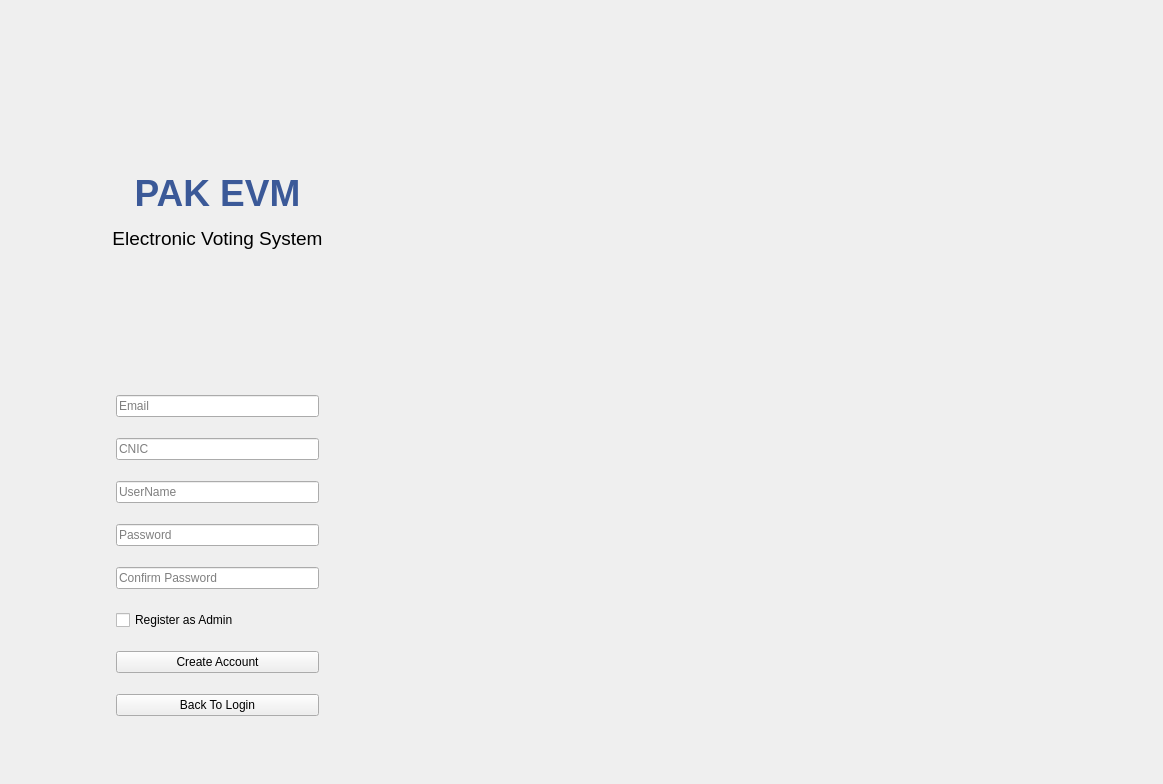
<?xml version="1.0" encoding="UTF-8"?>
<ui version="4.0">
 <class>SignupPage</class>
 <widget class="QWidget" name="SignupPage">
  <property name="geometry">
   <rect>
    <x>0</x>
    <y>0</y>
    <width>1163</width>
    <height>784</height>
   </rect>
  </property>
  <property name="windowTitle">
   <string>Form</string>
  </property>
  <layout class="QHBoxLayout" name="horizontalLayout_2">
   <item>
    <widget class="QFrame" name="leftSignupFrame">
     <property name="sizePolicy">
      <sizepolicy hsizetype="Preferred" vsizetype="Preferred">
       <horstretch>4</horstretch>
       <verstretch>0</verstretch>
      </sizepolicy>
     </property>
     <property name="frameShape">
      <enum>QFrame::Shape::NoFrame</enum>
     </property>
     <layout class="QGridLayout" name="gridLayout_2">
      <property name="topMargin">
       <number>50</number>
      </property>
      <property name="verticalSpacing">
       <number>8</number>
      </property>
      <item row="3" column="2">
       <spacer name="horizontalSpacer_4">
        <property name="orientation">
         <enum>Qt::Orientation::Horizontal</enum>
        </property>
        <property name="sizeType">
         <enum>QSizePolicy::Policy::Preferred</enum>
        </property>
        <property name="sizeHint" stdset="0">
         <size>
          <width>80</width>
          <height>20</height>
         </size>
        </property>
       </spacer>
      </item>
      <item row="3" column="1">
       <widget class="QFrame" name="frame_2">
        <property name="sizePolicy">
         <sizepolicy hsizetype="Expanding" vsizetype="Preferred">
          <horstretch>0</horstretch>
          <verstretch>0</verstretch>
         </sizepolicy>
        </property>
        <property name="frameShape">
         <enum>QFrame::Shape::NoFrame</enum>
        </property>
        <layout class="QGridLayout" name="gridLayout_3">
         <property name="leftMargin">
          <number>10</number>
         </property>
         <property name="topMargin">
          <number>10</number>
         </property>
         <property name="rightMargin">
          <number>10</number>
         </property>
         <property name="bottomMargin">
          <number>5</number>
         </property>
         <property name="verticalSpacing">
          <number>5</number>
         </property>
         <item row="3" column="0">
          <widget class="QLineEdit" name="newPasswordInput">
           <property name="echoMode">
            <enum>QLineEdit::EchoMode::Password</enum>
           </property>
           <property name="placeholderText">
            <string>Password</string>
           </property>
          </widget>
         </item>
         <item row="1" column="0">
          <widget class="QLineEdit" name="cnicInput">
           <property name="placeholderText">
            <string>CNIC</string>
           </property>
          </widget>
         </item>
         <item row="4" column="0">
          <widget class="QLineEdit" name="confirmPasswordInput">
           <property name="echoMode">
            <enum>QLineEdit::EchoMode::PasswordEchoOnEdit</enum>
           </property>
           <property name="placeholderText">
            <string>Confirm Password</string>
           </property>
          </widget>
         </item>
         <item row="7" column="0">
          <widget class="QPushButton" name="signupSubmitBtn">
           <property name="text">
            <string>Create Account</string>
           </property>
          </widget>
         </item>
         <item row="8" column="0">
          <widget class="QPushButton" name="goToLoginBtn">
           <property name="text">
            <string>Back To Login</string>
           </property>
          </widget>
         </item>
         <item row="2" column="0">
          <widget class="QLineEdit" name="newUsernameInput">
           <property name="text">
            <string/>
           </property>
           <property name="placeholderText">
            <string>UserName</string>
           </property>
          </widget>
         </item>
         <item row="0" column="0">
          <widget class="QLineEdit" name="emailInput">
           <property name="sizePolicy">
            <sizepolicy hsizetype="Expanding" vsizetype="Fixed">
             <horstretch>0</horstretch>
             <verstretch>0</verstretch>
            </sizepolicy>
           </property>
           <property name="text">
            <string/>
           </property>
           <property name="placeholderText">
            <string>Email</string>
           </property>
          </widget>
         </item>
         <item row="5" column="0">
          <widget class="QCheckBox" name="adminCheckBox">
           <property name="text">
            <string>Register as Admin</string>
           </property>
          </widget>
         </item>
        </layout>
       </widget>
      </item>
      <item row="4" column="1">
       <spacer name="verticalSpacer_6">
        <property name="orientation">
         <enum>Qt::Orientation::Vertical</enum>
        </property>
        <property name="sizeType">
         <enum>QSizePolicy::Policy::Fixed</enum>
        </property>
        <property name="sizeHint" stdset="0">
         <size>
          <width>20</width>
          <height>20</height>
         </size>
        </property>
       </spacer>
      </item>
      <item row="2" column="1">
       <spacer name="verticalSpacer_5">
        <property name="orientation">
         <enum>Qt::Orientation::Vertical</enum>
        </property>
        <property name="sizeType">
         <enum>QSizePolicy::Policy::Fixed</enum>
        </property>
        <property name="sizeHint" stdset="0">
         <size>
          <width>20</width>
          <height>100</height>
         </size>
        </property>
       </spacer>
      </item>
      <item row="1" column="0" colspan="3">
       <widget class="QLabel" name="label">
        <property name="sizePolicy">
         <sizepolicy hsizetype="Preferred" vsizetype="Fixed">
          <horstretch>0</horstretch>
          <verstretch>0</verstretch>
         </sizepolicy>
        </property>
        <property name="maximumSize">
         <size>
          <width>16777215</width>
          <height>100</height>
         </size>
        </property>
        <property name="text">
         <string>&lt;html&gt;&lt;head/&gt;&lt;body&gt;&lt;p align=&quot;center&quot;&gt;&lt;span style=&quot; font-size:28pt; font-weight:700; color:#3b5998;&quot;&gt;PAK EVM&lt;/span&gt;&lt;/p&gt;&lt;p align=&quot;center&quot;&gt;&lt;span style=&quot; font-size:14pt; color:#000000;&quot;&gt;Electronic Voting System&lt;/span&gt;&lt;/p&gt;&lt;/body&gt;&lt;/html&gt;</string>
        </property>
       </widget>
      </item>
      <item row="3" column="0">
       <spacer name="horizontalSpacer_3">
        <property name="orientation">
         <enum>Qt::Orientation::Horizontal</enum>
        </property>
        <property name="sizeType">
         <enum>QSizePolicy::Policy::Preferred</enum>
        </property>
        <property name="sizeHint" stdset="0">
         <size>
          <width>80</width>
          <height>20</height>
         </size>
        </property>
       </spacer>
      </item>
      <item row="0" column="1">
       <spacer name="verticalSpacer">
        <property name="orientation">
         <enum>Qt::Orientation::Vertical</enum>
        </property>
        <property name="sizeType">
         <enum>QSizePolicy::Policy::Maximum</enum>
        </property>
        <property name="sizeHint" stdset="0">
         <size>
          <width>20</width>
          <height>100</height>
         </size>
        </property>
       </spacer>
      </item>
     </layout>
    </widget>
   </item>
   <item>
    <widget class="QFrame" name="rightImageFrame_2">
     <property name="sizePolicy">
      <sizepolicy hsizetype="Preferred" vsizetype="Preferred">
       <horstretch>7</horstretch>
       <verstretch>0</verstretch>
      </sizepolicy>
     </property>
     <property name="frameShape">
      <enum>QFrame::Shape::NoFrame</enum>
     </property>
    </widget>
   </item>
  </layout>
 </widget>
 <resources/>
 <connections/>
</ui>
